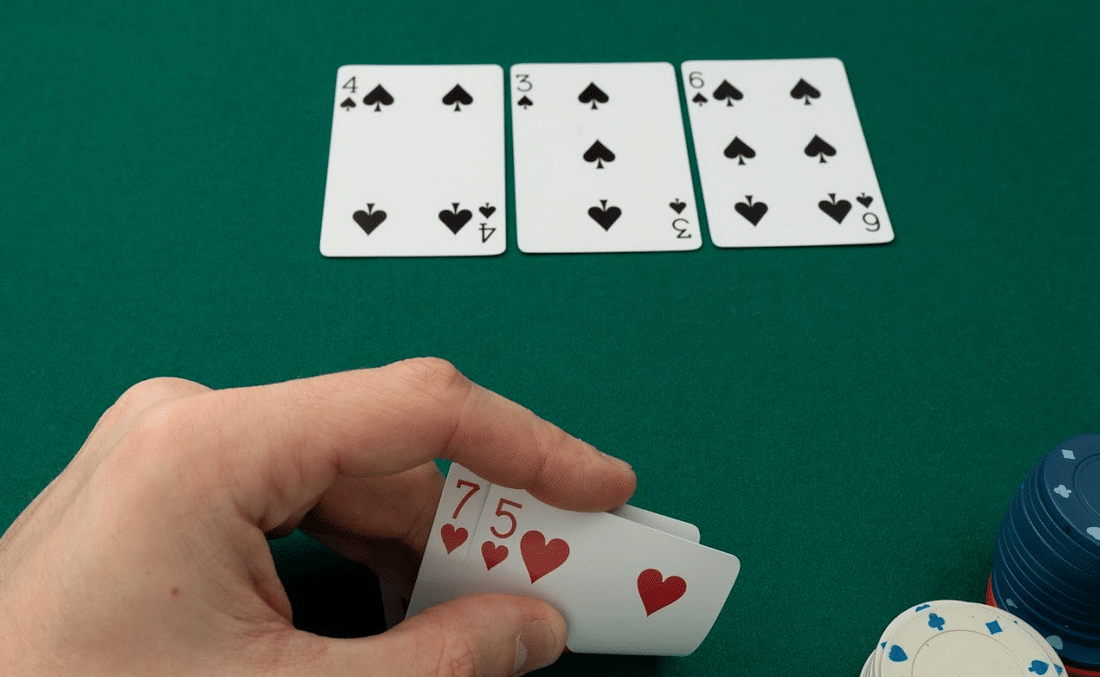
#> input picture test3.webp, 1100 x 677 px
$ python -i cards.py   (imports and definitions only)
#> lines starting #> are read from the running program, lines starting #| are printed output that depends on the picture; after the words box and inside, x2 and y2 are one past the last pixel; in counts of white or black regions, pixels touching at a corner belong together
#> further down, picture is the input picture: shape (677, 1100, 3); mean B, G, R 92.6, 105.9, 67.5
import numpy as np
import cv2
import time
import os

# ============= CONSTANT ================

# Adaptive threhold levels
BKG_THRESH = 60
CARD_THRESH = 30

# Width & height of card corner, where rank and suite are
CORNER_WIDTH = 28
CORNER_HEIGHT = 84

# Dimensions of rank in the template images
RANK_WIDTH = 70
RANK_HEIGHT = 125

# Dimensions of suit in the template images
SUIT_WIDTH = 70
SUIT_HEIGHT = 100

RANK_DIFF_MAX = 2000
SUIT_DIFF_MAX = 700

CARD_MAX_AREA = 200000
CARD_MIN_AREA = 10000

font = cv2.FONT_HERSHEY_SIMPLEX

# ============= STRUCTURE ================
class QCard:

    '''Structure to store information about cards from the image'''

    # [14 lines left out: function __init__, not called in this run]

    def __str__(self) -> str:
        return f"Card:\nWidth: {self.width}\nHeight: {self.height}\nCorner points: {self.corner_points}\nCenter: {self.center}\nWarp: {self.warp}\nRank image: {self.rank_img}\nSuit image: {self.suit_img}\nBest rank match: {self.best_rank_match}\nBest suit match: {self.best_suit_match}\nRank difference: {self.rank_diff}\nSuit difference: {self.suit_diff}\nBounding rectangle: {self.bounding_rect}"

class RankTemplate:

    '''Structure to store information about rank template images'''

    def __init__(self):
        self.img = [] # Thresholded, sized rank image loaded from harddrive
        self.name = ""

class SuitTemplate:

    '''Structure to store information about suit template images'''

    def __init__(self):
        self.img = [] # Thresholded, sized suit image loaded from harddrive
        self.name = ""

# ============= FUNCTIONS ================

# [37 lines left out: functions load_ranks, load_suits, not called in this run]

def preprocess_image(image):
    '''
    Input:
        An BGR image
    Return:
        A Grayed blurred and adaptive thresholded image
    '''
    # convert to grayscale
    gray = cv2.cvtColor(image, cv2.COLOR_BGR2GRAY)
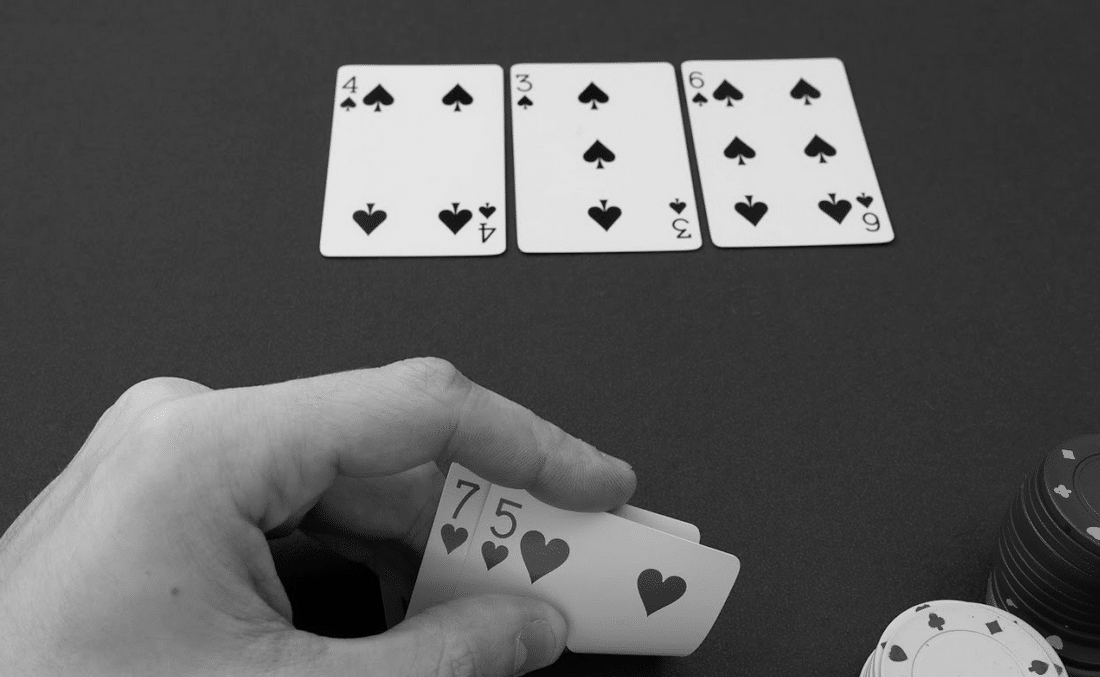
#> gray: shape (677, 1100); min 1, max 230, mean 92.9
    # blur image with gaussian blue to reduce noise
    blur = cv2.GaussianBlur(gray, (5, 5), 0)
    # Using Otsu's method to find the optimal threshold value then apply it to get the binarized image
    _, thresh = cv2.threshold(blur, 127, 255, cv2.THRESH_BINARY + cv2.THRESH_OTSU)
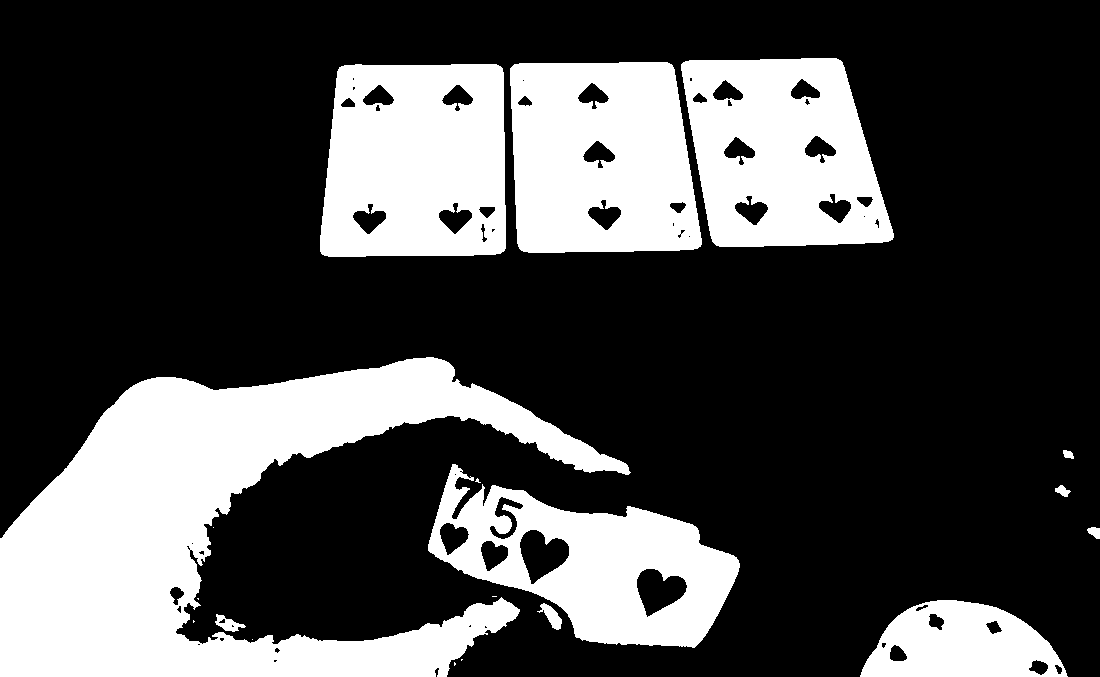
#> thresh: shape (677, 1100); 29.1% white; 19 white regions (8 under 20 px), largest, box (x1, y1, x2, y2) and area: (0, 357, 631, 677) 85959, (320, 64, 506, 257) 31616, (510, 62, 702, 253) 31408

    return thresh

# [290 lines left out: functions find_cards, preprocess_card, order_points, four_point_transform, match_card, draw_results, not called in this run]

>>> import cv2
>>> picture = cv2.imread('test3.webp')
>>> result = preprocess_image(picture)
